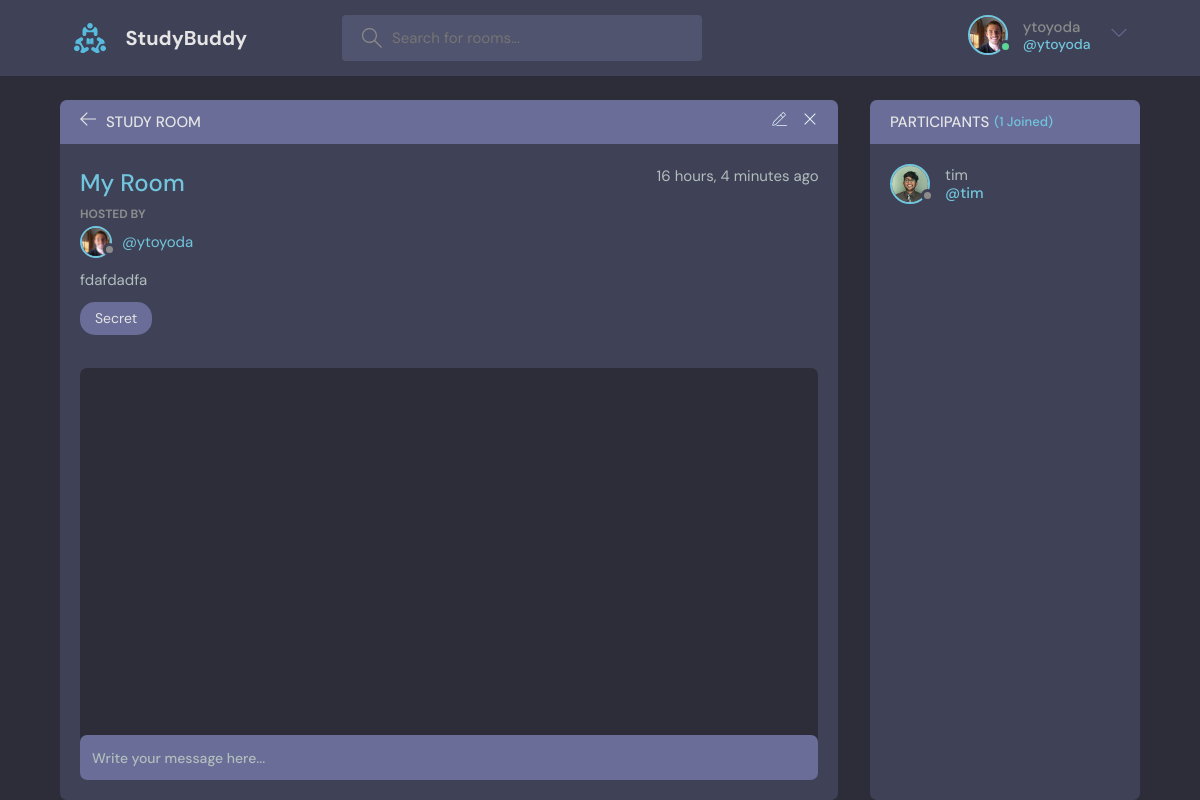
The page /room/12/ (signed in) on the database its author committed.
### base/models.py (models this page shows, shortened)
class User(AbstractUser):
    name = models.CharField(max_length=200, null=True)
    email = models.EmailField(unique=True, null=True)
    bio = models.TextField(null=True)
    avatar = models.ImageField(null=True, blank=True,default="avatar.svg")
    USERNAME_FIELD = 'email'
    REQUIRED_FIELDS = []

class Room(models.Model):
    host = models.ForeignKey(User, on_delete=models.SET_NULL, null=True)
    topic = models.ForeignKey(Topic, on_delete=models.SET_NULL, null=True)
    name = models.CharField(max_length=200)
    description = models.TextField(null=True, blank=True)
    participants  = models.ManyToManyField(User, related_name='participants', blank=True)
    updated = models.DateTimeField(auto_now=True)
    created = models.DateTimeField(auto_now_add=True)
    class Meta:
        ordering = ['-updated', '-created']

class Topic(models.Model):
    name = models.CharField(max_length=200)
    def __str__(self):
        return self.name

### base/views.py (the view, shortened to what this page needs)
# urls.py: path('room/<str:pk>',views.getRoom)
def room(request, pk):
    room = Room.objects.get(id=pk)
    room_messages = room.message_set.all().order_by('-created')
    participants = room.participants.all()
    context = {'room': room, 'room_messages': room_messages,
               'participants': participants}
    return render(request, "base/room.html", context)

### base/templates/base/room.html (shortened to what this page needs)
{% extends 'main.html' %}
{% block content %}
<main class="profile-page layout layout--2">
  <div class="container">
    <div class="room">
      <div class="room__top">
        <div class="room__topLeft">
          <a href="{{request.META.HTTP_REFERER}}">
            <svg version="1.1" xmlns="http://www.w3.org/2000/svg" width="32" height="32" viewBox="0 0 32 32">
              <title>arrow-left</title>
              <path
                d="M13.723 2.286l-13.723 13.714 13.719 13.714 1.616-1.611-10.96-10.96h27.625v-2.286h-27.625l10.965-10.965-1.616-1.607z">
              </path>
            </svg>
          </a>
          <h3>Study Room</h3>
        </div>
        {% if request.user is room.host or request.user.is_superuser %}
        <div class="room__topRight">
          <a href="{% url 'base:update-room' room.id %}">
          </a>
          <a href="{% url 'base:delete-room' room.id %}">
            <svg version="1.1" xmlns="http://www.w3.org/2000/svg" width="32" height="32" viewBox="0 0 32 32">
              <title>remove</title>
              <path
                d="M27.314 6.019l-1.333-1.333-9.98 9.981-9.981-9.981-1.333 1.333 9.981 9.981-9.981 9.98 1.333 1.333 9.981-9.98 9.98 9.98 1.333-1.333-9.98-9.98 9.98-9.981z">
              </path>
            </svg>
          </a>
        </div>
        {% endif %}
      </div>
      <div class="room__box scroll">
        <div class="room__header scroll">
          <div class="room__info">
            <h3>{{room.name}}</h3>
            <span>{{room.created|timesince}} ago</span>
          </div>
          <div class="room__hosted">
            <p>Hosted By</p>
            {% if room.host.is_active %}
            <a href="{% url 'base:user-profile' room.host.id %}" class="room__author">
              {% else %}
              <a class="room__author disabled">
                {% endif %}
                <div class="avatar avatar--small">
                  <img src="{{room.host.avatar.url}}" />
                </div>
                <span>@{{room.host.username}}</span>
              </a>
          </div>
          <div class="room__details">
            {{room.description}}
          </div>
          <span class="room__topics">{{room.topic}}</span>
        </div>
        <div class="room__conversation">
          <div class="threads scroll">
          </div>
        </div>
      </div>
      <div class="room__message">
        <form action="" method="POST">
          <input name="body" placeholder="Write your message here..." />
        </form>
      </div>
    </div>
    <div class="participants">
      <h3 class="participants__top">Participants <span>({{participants.count}} Joined)</span></h3>
      <div class="participants__list scroll">
        {% for user in participants %}
        {% if user.is_active %}
        <a href="{% url 'base:user-profile' user.id %}" class="participant">
          {% else %}
          <a class="participant disabled">
            {% endif %}
            <div class="avatar avatar--medium">
              <img src="{{user.avatar.url}}" />
            </div>
            <p>
              {{user.username}}
              <span>@{{user.username}}</span>
            </p>
          </a>
          {% endfor %}
      </div>
    </div>
  </div>
</main>
{% endblock %}

### templates/navbar.html (shortened to what this page needs)
{% load static %}
<header class=" header header--loggedIn">
    <div class="container">
        <a href="{% url 'base:home' %}" class="header__logo">
            <img src="{% static 'images/logo.svg' %}" />
            <h1>StudyBuddy</h1>
        </a>
        <form class="header__search" method="GET" action="{% url 'base:home' %}">
            <label>
                <input name="q" placeholder="Search for rooms..." />
            </label>
        </form>
        <nav class="header__menu">
            {% if request.user.is_authenticated %}
            <div class="header__user">
                <a href="{% url 'base:user-profile' request.user.id %}">
                    <div class="avatar avatar--medium active">
                        <img src="{{request.user.avatar.url}}" />
                    </div>
                    <p>{{request.user.username}}<span>@{{request.user.username}}</span></p>
                </a>
                <button class="dropdown-button">
                    <svg version="1.1" xmlns="http://www.w3.org/2000/svg" width="32" height="32" viewBox="0 0 32 32">
                        <title>chevron-down</title>
                        <path d="M16 21l-13-13h-3l16 16 16-16h-3l-13 13z"></path>
                    </svg>
                </button>
            </div>
            {% else %}
            <a href="{% url 'base:login' %}">
                <img src="{% static 'images/avatar.svg' %}" />
                <p>Login</p>
            </a>
            {% endif %}
        </nav>
    </div>
</header>

### rows shown on the page
User: user.avatar (picture), user.username "ytoyoda"
Room: name "My Room", created "16 hours, 4 minutes", host.avatar (picture), host.username "ytoyoda", description "fdafdadfa", topic "Secret"
User: avatar (picture), username "tim"

### other values the page prints
{{ participants.count }} "1"
